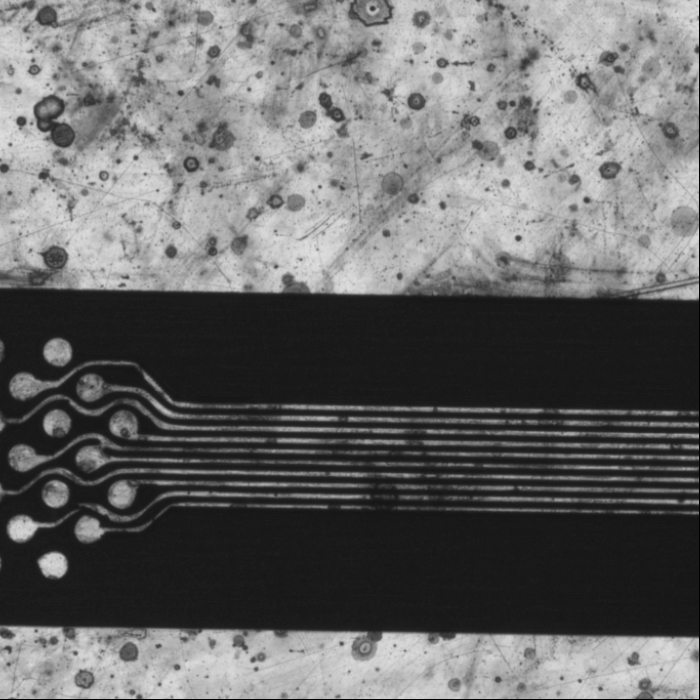
#> input picture data/measure_01.jpg, 700 x 700 px
$ jupyter execute test.ipynb
#> lines starting #> are read from the running program, lines starting #| are printed output that depends on the picture
### fhwm_main.py
import os
import math
from pathlib import Path

import cv2
import matplotlib.pyplot as plt
import numpy as np
import pandas as pd
from datetime import datetime
from scipy.signal import find_peaks, peak_widths

from utils import check_path_exists, imwrite_check


class FWHMProcessor:
    """純計算引擎：只負責 FWHM 與 Hough Transform 運算，不包含任何畫圖與檔案 IO。"""

    def __init__(
        self,
        roi_start=350,
        roi_end=550,
        peak_height=40,
        peak_prominence=15,
        peak_distance=5,
        known_ground_truths_mm=None,
    ):
        self.roi_start = roi_start
        self.roi_end = roi_end
        self.peak_height = peak_height
        self.peak_prominence = peak_prominence
        self.peak_distance = peak_distance
        self.known_ground_truths_mm = known_ground_truths_mm or [0.015, 0.016, 0.015, 0.016]

    # [29 lines left out: function _extract_fwhm_widths, not called in this run]

    def _calculate_tilt_angle(self, img_gray, mid_x):
        roi_right = img_gray[:, mid_x:]
        edges = cv2.Canny(roi_right, 50, 150, apertureSize=3)

        lines = cv2.HoughLinesP(
            edges,
            rho=1,
            theta=np.pi/180,
            threshold=100,
            minLineLength=80,
            maxLineGap=25
        )

        angles_rad = []
        angles_deg = []

        if lines is not None:
            for line in lines:
                x1, y1, x2, y2 = line[0]
                if x2 - x1 == 0:
                    continue
                angle_rad = np.arctan((y2 - y1) / (x2 - x1))
                angles_rad.append(angle_rad)
                angles_deg.append(np.degrees(angle_rad))

        median_angle_rad = np.median(angles_rad) if angles_rad else 0.0

        return {
            "median_angle_rad": median_angle_rad,
            "edges": edges,
            "lines": lines,
            "angles_deg": angles_deg
        }

    # [169 lines left out: functions calculate_rotation_angle, _calculate_scale, process, draw_results_image, plot_intensity_profile, generate_hough_debug_plots, not called in this run]

# [35 lines of commented-out code are left out]

# [24 lines that do not run on import are left out]

### test.ipynb
[cell 1]
import cv2
import numpy as np
from pathlib import Path

# 載入你重構好的 FWHMProcessor
from fhwm_main import FWHMProcessor

def verify_hough_rotation(image_path, rotate_deg=30.0):
#> called with image_path = './data/measure_01.jpg', rotate_deg = 15
    print(f"--- 啟動旋轉驗證測試 (目標人為旋轉角度: {rotate_deg} 度) ---")

    # 1. 讀取原圖與初始化
    img_gray = cv2.imread(str(image_path), cv2.IMREAD_GRAYSCALE)
#> img_gray is the input picture: shape (700, 700); min 0, max 223, mean 104.5
    if img_gray is None:
        raise FileNotFoundError(f"找不到測試影像: {image_path}")

    processor = FWHMProcessor()
    h, w = img_gray.shape
#> h = 700; w = 700
    mid_x = w // 2
#> mid_x = 350

    # 2. 計算原始角度
    orig_data = processor._calculate_tilt_angle(img_gray, mid_x)
#> in _calculate_tilt_angle, `roi_right = img_gray[:, mid_x:]`:
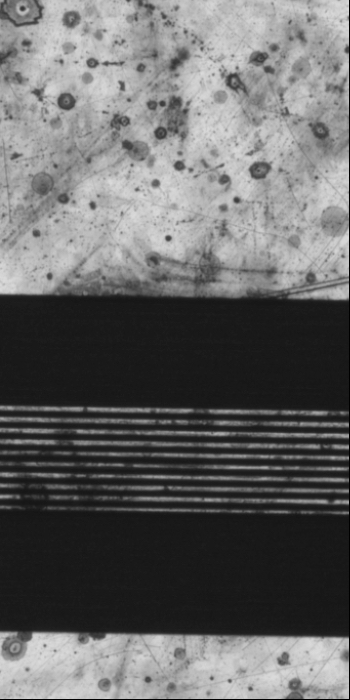
#> roi_right: shape (700, 350); min 0, max 220, mean 103.2
#> in _calculate_tilt_angle, `edges = cv2.Canny(roi_right, 50, 150, apertureSize=3)`:
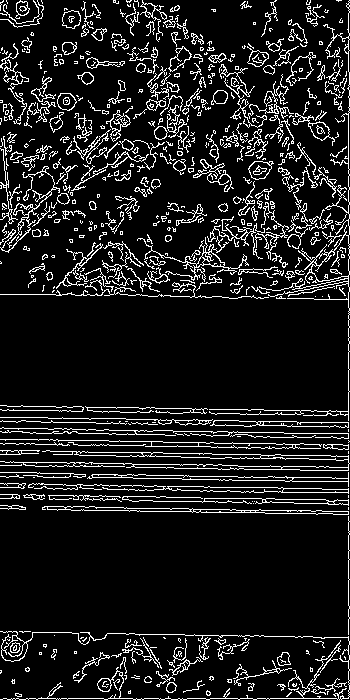
#> edges: shape (700, 350); 11.3% white in thin lines or dots
#> in _calculate_tilt_angle, `lines = cv2.HoughLinesP( edges, rho=1, theta=np.pi/180, threshold=100,..`: lines = 49 rows, first 6: [348, 698, 348, 1], [0, 405, 347, 411], [0, 505, 347, 511], [0, 508, 347, 514], [5, 462, 283, 466], [0, 631, 347, 637]
#> the loop in _calculate_tilt_angle, `for line in lines:` made 49 passes
#> (x1, y1, x2, y2, angle_rad) on passes 2 to 13: (0, 405, 347, 411, 0.0173), (0, 505, 347, 511, 0.0173), (0, 508, 347, 514, 0.0173), (5, 462, 283, 466, 0.0144), (0, 631, 347, 637, 0.0173), (3, 698, 347, 698, 0), (0, 483, 347, 489, 0.0173), (0, 450, 347, 456, 0.0173), (1, 465, 344, 470, 0.0146), (0, 494, 347, 500, 0.0173), (0, 443, 347, 449, 0.0173), (0, 472, 298, 477, 0.0168)
#> (x1, y1, x2, y2) on passes 1, 25: (348, 698, 348, 1), (349, 391, 349, 169)
#> after the loop in _calculate_tilt_angle, `for line in lines:`: angles_deg = 47 values, max 45 at index 23, min -65.89 at index 42, mean 1.85; angles_rad = 47 values, max 0.785 at index 23, min -1.15 at index 42, mean 0.0323
#> in _calculate_tilt_angle, `median_angle_rad = np.median(angles_rad) if angles_rad else 0.0`: median_angle_rad = 0.0173
#> orig_data = 4 items
    orig_angle = np.degrees(orig_data["median_angle_rad"])
#> orig_angle = 0.991
    print(f"[原始影像] 偵測傾角: {orig_angle:.3f} 度")
#| [原始影像] 偵測傾角: 0.991 度

    # 3. 執行影像旋轉 (使用 cv2.warpAffine)
    # OpenCV 的 getRotationMatrix2D 中，正角度代表「逆時針旋轉」
    center = (w // 2, h // 2)
#> center = (350, 350)
    M = cv2.getRotationMatrix2D(center, rotate_deg, 1.0)

    # 為了避免旋轉後線條超出畫面被裁切，必須重新計算旋轉後的畫布尺寸 (Bounding Box)
    abs_cos = abs(M[0, 0])
#> abs_cos = 0.966
    abs_sin = abs(M[0, 1])
#> abs_sin = 0.259
    new_w = int(h * abs_sin + w * abs_cos)
#> new_w = 857
    new_h = int(h * abs_cos + w * abs_sin)
#> new_h = 857

    # 修正旋轉中心的偏移量
    M[0, 2] += new_w / 2 - center[0]
    M[1, 2] += new_h / 2 - center[1]

    # 進行旋轉。使用 borderValue=255 (白色) 填滿背景，避免產生黑邊干擾 Canny 邊緣偵測
    rotated_gray = cv2.warpAffine(img_gray, M, (new_w, new_h), borderValue=255)
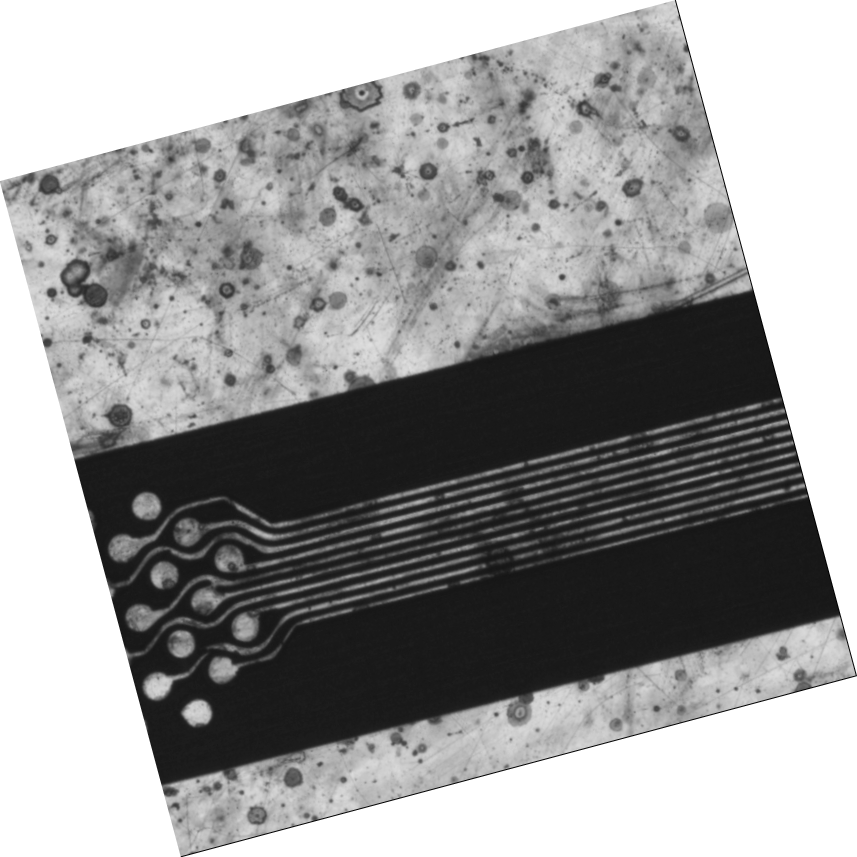
#> rotated_gray: shape (857, 857); min 0, max 255, mean 154.6
    new_mid_x = new_w // 2
#> new_mid_x = 428

    # 4. 計算旋轉後的角度
    rot_data = processor._calculate_tilt_angle(rotated_gray, new_mid_x)
#> call 2 of _calculate_tilt_angle, with mid_x = 428
#> in _calculate_tilt_angle (call 2), `roi_right = img_gray[:, mid_x:]`:
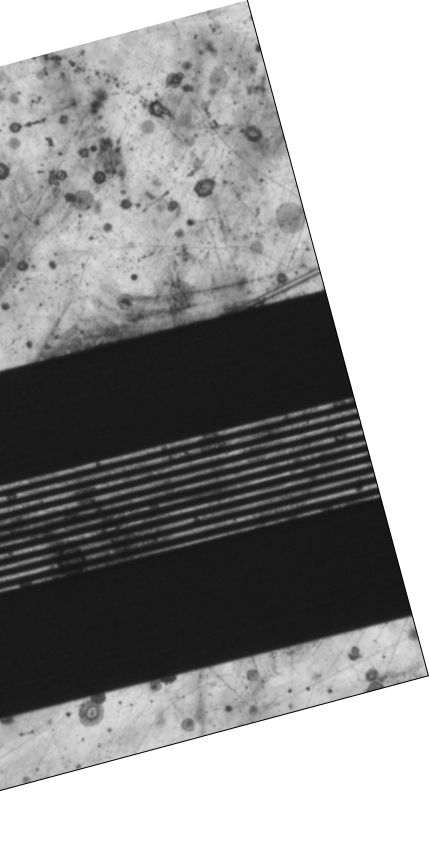
#> roi_right: shape (857, 429); min 0, max 255, mean 150.6
#> in _calculate_tilt_angle (call 2), `edges = cv2.Canny(roi_right, 50, 150, apertureSize=3)`:
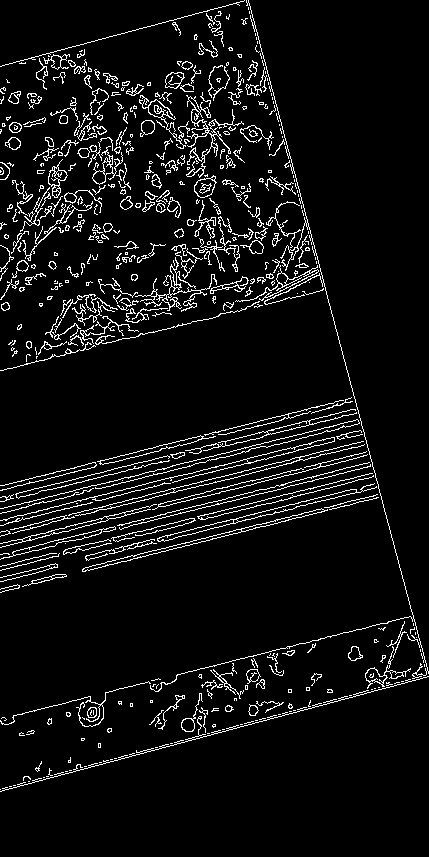
#> edges: shape (857, 429); 6.5% white in thin lines or dots
#> in _calculate_tilt_angle (call 2), `lines = cv2.HoughLinesP( edges, rho=1, theta=np.pi/180, threshold=100,..`: lines = 36 rows, first 6: [248, 0, 428, 673], [0, 791, 428, 676], [1, 718, 413, 615], [1, 588, 377, 494], [0, 789, 425, 675], [0, 543, 369, 451]
#> the loop in _calculate_tilt_angle (call 2), `for line in lines:` made 36 passes
#> (x1, y1, x2, y2, angle_rad) on passes 1 to 12: (248, 0, 428, 673, 1.31), (0, 791, 428, 676, -0.262), (1, 718, 413, 615, -0.245), (1, 588, 377, 494, -0.245), (0, 789, 425, 675, -0.262), (0, 543, 369, 451, -0.244), (0, 497, 355, 409, -0.243), (0, 485, 350, 398, -0.244), (2, 591, 378, 497, -0.245), (0, 554, 369, 462, -0.244), (86, 555, 374, 483, -0.245), (0, 532, 363, 441, -0.246)
#> after the loop in _calculate_tilt_angle (call 2), `for line in lines:`: angles_deg = 36 values, max 75.08 at index 21, min -45 at index 28, mean -7.5; angles_rad = 36 values, max 1.31 at index 21, min -0.785 at index 28, mean -0.131
#> in _calculate_tilt_angle (call 2), `median_angle_rad = np.median(angles_rad) if angles_rad else 0.0`: median_angle_rad = -0.245
#> rot_data = 4 items
    rot_angle = np.degrees(rot_data["median_angle_rad"])
#> rot_angle = -14.02
    print(f"[旋轉影像] 偵測傾角: {rot_angle:.3f} 度")
#| [旋轉影像] 偵測傾角: -14.018 度

    # 5. 驗證差異
    # 因為原圖可能有微小初始傾角，實際測量到的總變化量應為兩者相減的絕對值
    angle_diff = abs(rot_angle - orig_angle)
#> angle_diff = 15.01
    error = abs(angle_diff - rotate_deg)
#> error = 0.00858

    print("-" * 50)
    print(f"實際測量轉動差值: {angle_diff:.3f} 度")
#| 實際測量轉動差值: 15.009 度
    print(f"與目標 ({rotate_deg}度) 誤差: {error:.3f} 度")
#| 與目標 (15.0度) 誤差: 0.009 度
    print("-" * 50)

    # 輸出旋轉後的圖供肉眼確認
    output_path = Path("data/results/rotated_test.jpg")
    output_path.parent.mkdir(parents=True, exist_ok=True)
    cv2.imwrite(str(output_path), rotated_gray)
    print(f"已儲存旋轉測試圖至: {output_path}")

if __name__ == "__main__":
    test_image = "./data/measure_01.jpg"
    verify_hough_rotation(test_image, rotate_deg=15.0)

[cell 2]
import numpy as np
import matplotlib.pyplot as plt
from scipy.signal import find_peaks, peak_widths

# Generate simulated data: Two Gaussian peaks with some random noise
x = np.linspace(0, 100, 1000)
#> x = 1000 values from 0 to 100
# Create peaks at x=30 and x=70
y = np.exp(-((x - 30) ** 2) / 10) + 0.8 * np.exp(-((x - 70) ** 2) / 5)
#> y = 1000 values, max 1 at index 300, min 5.37e-79 at index 999, mean 0.0877
# Add noise to the signal
y += np.random.normal(0, 0.05, x.size)
#> y = 1000 values, max 1.08 at index 301, min -0.152 at index 589, mean 0.0854

# 1. Find peaks
# Require a minimum height of 0.3 and a prominence of 0.2
# Parameters: (signal_array, height_threshold, prominence_threshold)
peaks, properties = find_peaks(y, height=0.3, prominence=0.2)
#> peaks = [301, 705]; properties = {'peak_heights': [1.08, 0.856], 'prominences': [1.21, 0.985], 'left_bases': [20, 589], 'right_bases': [589, 850]}

# 2. Calculate peak widths (FWHM: rel_height=0.5)
# Parameters: (signal_array, peak_indices, relative_height)
widths, width_heights, left_ips, right_ips = peak_widths(y, peaks, rel_height=0.5)
#> widths = [55.96, 38.66]; width_heights = [0.477, 0.364]; left_ips = [271.7, 680.1]; right_ips = [327.6, 718.8]

# 3. Visualize the results
plt.plot(y, label='Noisy Signal')
plt.plot(peaks, y[peaks], "x", label='Detected Peaks', color='red')

# Draw the width lines using horizontal lines (hlines)
# Parameters: (y_coordinates, x_start, x_end, color)
plt.hlines(width_heights, left_ips, right_ips, color="C2", label='FWHM')

plt.legend()
plt.show()
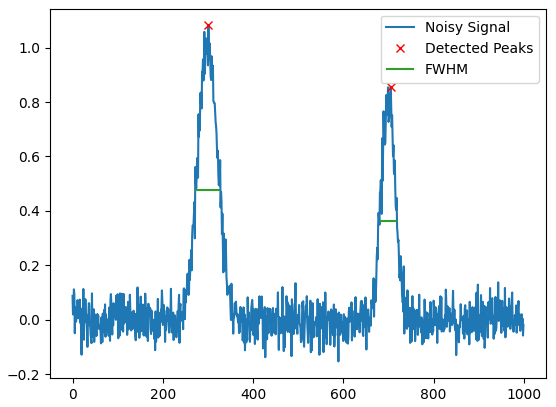
#> figure drawn by matplotlib, 1 panel; curve peaks at x = 301, y = 1.08

$ run again, with data/measure_02.jpg copied over data/measure_01.jpg
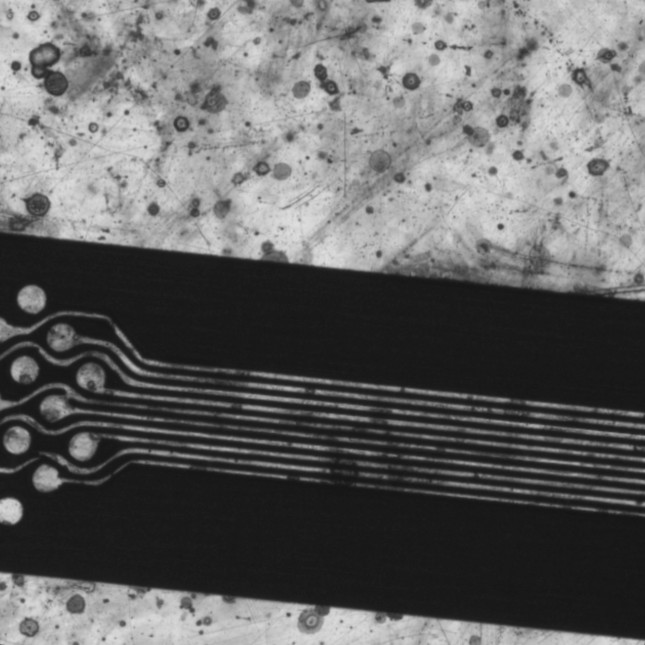
#> input picture data/measure_02.jpg, 645 x 645 px
#> in verify_hough_rotation, img_gray is the input picture: shape (645, 645); min 19, max 224, mean 98.8
#> in _calculate_tilt_angle, `edges = cv2.Canny(roi_right, 50, 150, apertureSize=3)`:
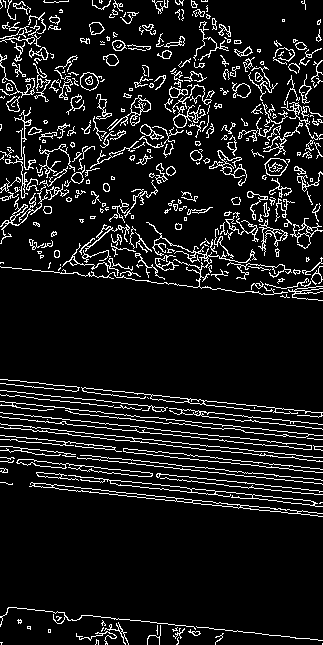
#> edges: shape (645, 323); 10% white in thin lines or dots
#> lines = 33 rows, first 6: [0, 401, 322, 435], [0, 423, 322, 457], [3, 413, 321, 446], [0, 390, 322, 424], [37, 475, 314, 505], [116, 451, 320, 472]
#> the loop in _calculate_tilt_angle, `for line in lines:` made 33 passes
#> (x1, y1, x2, y2, angle_rad) on passes 1 to 8: (0, 401, 322, 435, 0.105), (0, 423, 322, 457, 0.105), (3, 413, 321, 446, 0.103), (0, 390, 322, 424, 0.105), (37, 475, 314, 505, 0.108), (116, 451, 320, 472, 0.103), (0, 383, 317, 416, 0.104), (0, 427, 322, 461, 0.105)
#> after the loop in _calculate_tilt_angle, `for line in lines:`: angles_deg = 33 values, max 45 at index 22, min -45 at index 27, mean 7.38; angles_rad = 33 values, max 0.785 at index 22, min -0.785 at index 27, mean 0.129
#> median_angle_rad = 0.105
#> orig_data = 4 items
#> orig_angle = 6
#| [原始影像] 偵測傾角: 6.000 度
#> roi_right: shape (789, 395)
#> in _calculate_tilt_angle (call 2), `edges = cv2.Canny(roi_right, 50, 150, apertureSize=3)`:
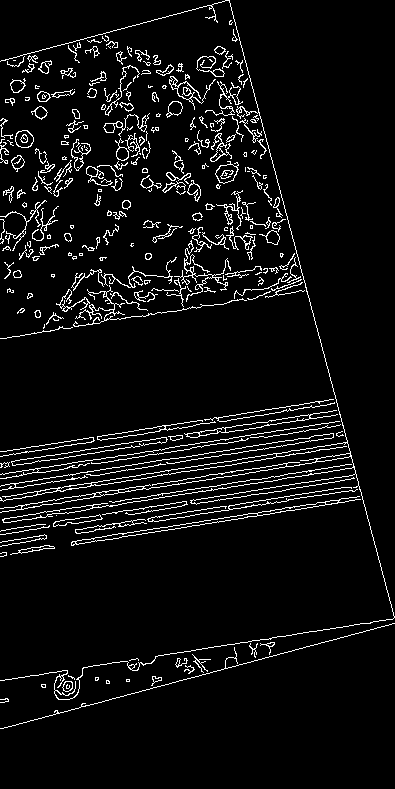
#> edges: shape (789, 395); 6% white in thin lines or dots
#> lines = 27 rows, first 6: [229, 0, 394, 617], [1, 451, 333, 399], [1, 680, 393, 618], [0, 556, 360, 499], [1, 530, 354, 474], [0, 508, 349, 453]
#> the loop in _calculate_tilt_angle (call 2), `for line in lines:` made 27 passes
#> (x1, y1, x2, y2, angle_rad) on passes 1 to 8: (229, 0, 394, 617, 1.31), (1, 451, 333, 399, -0.155), (1, 680, 393, 618, -0.157), (0, 556, 360, 499, -0.157), (1, 530, 354, 474, -0.157), (0, 508, 349, 453, -0.156), (0, 728, 394, 623, -0.26), (2, 519, 351, 464, -0.156)
#> after the loop in _calculate_tilt_angle (call 2), `for line in lines:`: angles_deg = 27 values, max 75.03 at index 0, min -14.98 at index 24, mean -6.3; angles_rad = 27 values, max 1.31 at index 0, min -0.261 at index 24, mean -0.11
#> median_angle_rad = -0.156
#> rot_data = 4 items
#> rot_angle = -8.96
#| [旋轉影像] 偵測傾角: -8.964 度
#> angle_diff = 14.96
#> error = 0.0366
#| 實際測量轉動差值: 14.963 度
#| 與目標 (15.0度) 誤差: 0.037 度
#> x = 1000 values from 0 to 100
#> `y = np.exp(-((x - 30) ** 2) / 10) + 0.8 * np.exp(-((x - 70) ** 2) / 5)`: y = 1000 values, max 1 at index 300, min 5.37e-79 at index 999, mean 0.0877
#> `y += np.random.normal(0, 0.05, x.size)`: y = 1000 values, max 1.08 at index 301, min -0.152 at index 589, mean 0.0854
#> peaks = [301, 705]; properties = {'peak_heights': [1.08, 0.856], 'prominences': [1.21, 0.985], 'left_bases': [20, 589], 'right_bases': [589, 850]}
#> widths = [55.96, 38.66]; width_heights = [0.477, 0.364]; left_ips = [271.7, 680.1]; right_ips = [327.6, 718.8]
